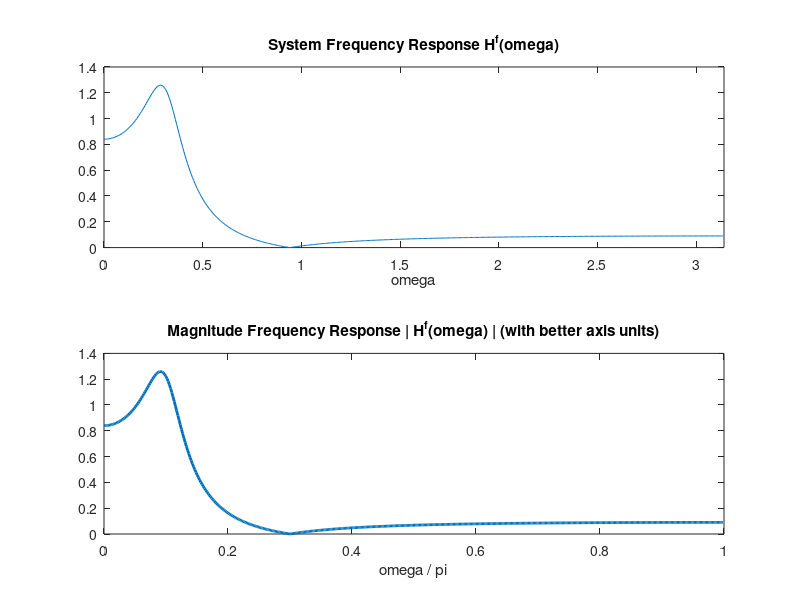
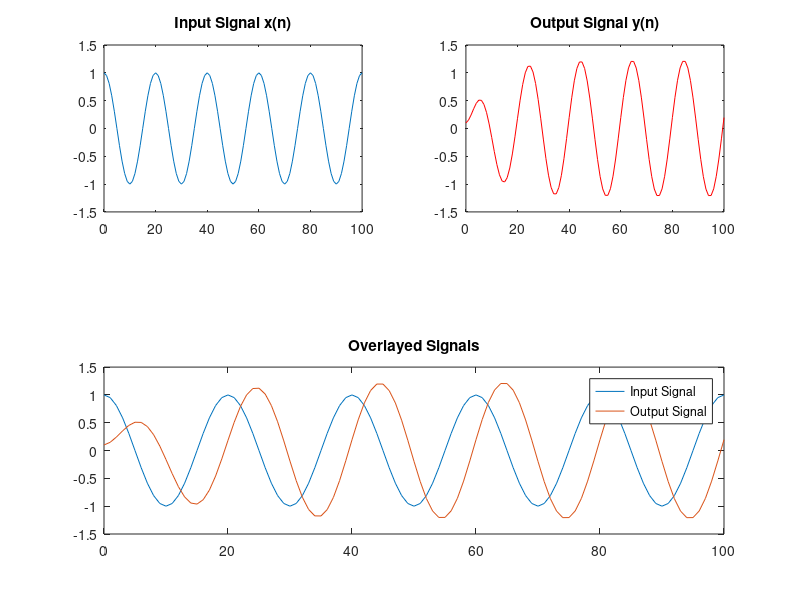
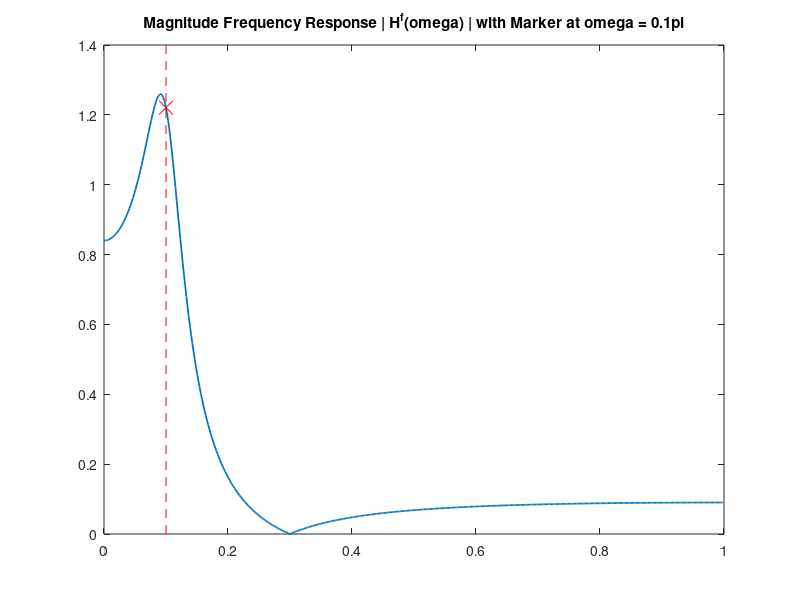
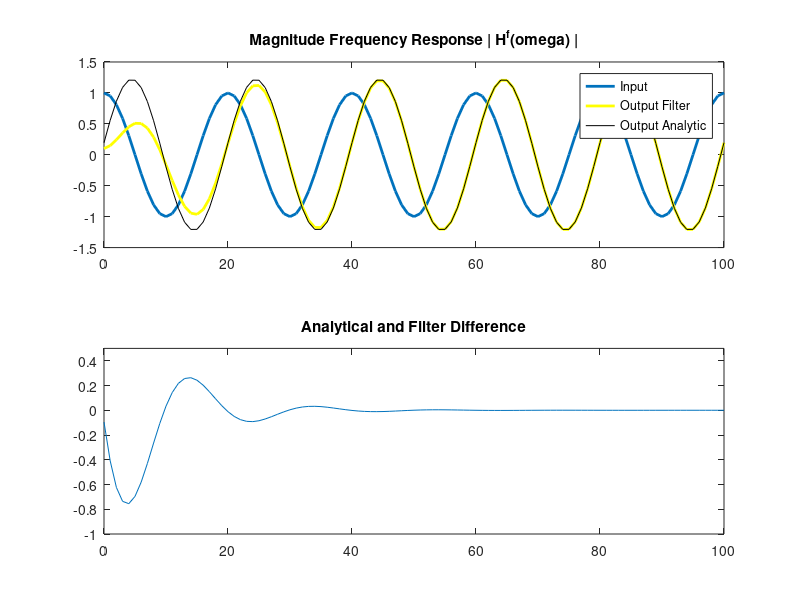

Recreate these plots in MATLAB, in order.
%% Mayank Vanjani
%  Lab 5: Frequency Responses
%  11/30/18
clear;
clc;

step = @(n, t) n >= t;
delta = @(n,t) n == t;
ramp = @(n,t) (n-t).*(n >= t);


%% 1 Transfer Function Derivation
%  y(n) = 0.1x(n) - 0.1176x(n-1) + 0.1x(n-2) + 1.7119y(n-1) - 0.81y(n-2)
%  y(n) - 1.7119y(n-1) + 0.81y(n-2) = 0.1x(n) - 0.1176x(n-1) + 0.1x(n-2) 
%  H(z) = Y(s)/X(s) = (0.1 - 0.1176s + 0.1s^2) / (1 - 1.7119s + 0.81s^2)


%% 2 Magnitude of Frequency Response
%  H(w) = H(z) at z = e^(jw) is discrete Fourier Transform
%  [H,w] = freqz(b,z) => H is frequency response and w is indices
%  w from [0,pi] becasue real so repetitive from pi to 2pi
%  Plot w / pi as freq response because easy to visualize

numerator = [0.1, -0.1176, 0.1];
denominator = [1, -1.7119, 0.81];
[H, w] = freqz(numerator,denominator);

figure(1); clf;
subplot(2,1,1);
plot(w, abs(H));
xlim( [0,pi] );
xlabel("\omega");
title("System Frequency Response H^f(\omega)");

subplot(2,1,2);
plot(w./pi, abs(H),"LineWidth",2);
xlim( [0,1] );
xlabel("\omega / \pi");
title("Magnitude Frequency Response | H^f(\omega) | (with better axis units)");


%% 3 Filtered Input to Output
%  Magnitude at 0.1pi is greater than 1 from previous
%  Results in scaled sinusoid wave (picture) becasue LTI system
%  Output is same freq with mag and phase shift at that frequency
%  If at 0.3pi then attenuated so output is 0 line
%  Slight problem in beginning of input and output sinusoid signal because
%   function we have is from 0 to infinity (not start at neg infinity) because
%   we show transient response of system since it takes time to input full
%   signal (steady state response is latter part and transient is beginning
%   where scaling is a little off because initially takes time to be
%   filtered but once whole signal is inside then its correct). From this,
%   we can see how the output signal y(n) will look like (predicted)
%  Same analysis but we are taking IIR so dies out at higher values (almost
%   0) but not quite. Still behaves like steady state response

n = 0:100;
x = cos( (0.1*pi) * n ) .* step(n,0);
y = filter(numerator,denominator,x);

figure(2); clf;
subplot(5,2,[1,3]);
plot(0:length(x)-1,x);
ylim( [-1.5,1.5] );
title("Input Signal x(n)");

subplot(5,2,[2,4]);
plot(0:length(y)-1,y,'r');
ylim( [-1.5,1.5] );
title("Output Signal y(n)");

subplot(5,2,[7,8,9,10]);
plot(0:length(x)-1,x);
hold on;
plot(0:length(y)-1,y);
hold off;
ylim( [-1.5,1.5] );
legend( {"Input Signal", "Output Signal"} );
title("Overlayed Signals");


%% 4 Evaluate at a Given \omega
%  Evaluate exactly, put mark at 0.1pi point of freq response
%  Evaluate H(z) polynomial exactly at given frequency using polyval

expt = exp(j*0.1*pi);
Hpoint = polyval(numerator,expt) / polyval(denominator,expt);

figure(3); clf;
plot(w./pi, abs(H), "Linewidth", 1.25);
hold on;
plot(0.1, abs(Hpoint), 'rx', "MarkerSize", 10);
line([0.1 0.1], [0 1.4], "Color", "red", "LineStyle", "--");
hold off;
title( "Magnitude Frequency Response | H^f(\omega) | with Marker at \omega = 0.1\pi" );


%% 5 Analytic vs. Filter
%  Same as 3 but pure sinusoid, no step function => mag and phase shift
%  Used filter function implementing difference equation and generate another
%   analytical output to compare (resulting in same graph)
%  After some time transient, filter and analytical are identical 
%  Analytical has no transient because continuous sinusoid
%  Filter has transient (above Q3) so plot difference in subplot
%  Observed that s(n) and y(n) are the same after transient dies out
%  Assume step function implicitley with filter because initial condition

n = 0:100;
x = cos(0.1*pi*n);
y = filter(numerator,denominator,x);
y2 = abs(Hpoint) .* cos( 0.1*pi*n + angle(Hpoint) );

figure(4); clf;
subplot(2,1,1);
plot(0:length(x)-1,x,"LineWidth",2);
hold on;
plot(0:length(y)-1,y,'y',"LineWidth",2);
plot(0:length(y)-1,y2,'k');
hold off;
ylim( [-1.5, 1.5] );
legend( {"Input", "Output Filter", "Output Analytic"} );
title("Magnitude Frequency Response | H^f(\omega) |");

subplot(2,1,2);
plot(0:length(y)-1,y-y2);
ylim( [-1, 0.5] );
title("Analytical and Filter Difference");


%% 6 Sinusoid Filter
%  Magnitude is 0 at point 0.3pi as seen from the zero on the unit circle
%  But theres step function so not exact zero because transient response
%  After dies out, steady state is 0 (predicted value of y(n))
%  See that the transient response for the filter initially behaves like a
%   cos wave and dies out eventually as you filter more values of the cos
%   wave which averages the integration to 0 => steady state = 0

n = 0:100;
x = cos( (0.3*pi) * n ) .* step(n,0);
y = filter(numerator,denominator,x);

figure(5); clf;
subplot(5,2,[1,3]);
plot(0:length(x)-1,x);
ylim( [-1.5,1.5] );
title("Input Signal x(n)");

subplot(5,2,[2,4]);
plot(0:length(y)-1,y,'r',"LineWidth",2);
ylim( [-0.5,0.5] );
title("Output Signal y(n)");

subplot(5,2,[7,8,9,10]);
plot(0:length(x)-1,x);
hold on;
plot(0:length(y)-1,y,"LineWidth",2);
hold off;
ylim( [-1.5,1.5] );
legend( {"Input Signal", "Output Signal"} );
title("Overlayed Signals");


%% 7 Pole-Zero Diagram
%  Zeros and poles from transfer function using partial fractions
%  Close to zero = dip; Close to pole = spike
%  ^^^ Close means w is close in terms of w*pi radians
%  If poles at 0, dont affect magnitude when w moves around unit circle
%   because distance always 1 (this only affects phase)
%  We can predict the frequency response from the polezero diagram by
%   looking at the placements of the poles and zeros. As mentioned before,
%   poles = spike and zeros = dips. If the zero is on the unit circle, then
%   there is a dip to 0 at that angle.

figure(6); clf;
zplane(numerator,denominator);
title("PoleZero Diagram for System");


%% 8 Sample Systems
%  Plot z-plane for all systems and predict freq response
%  Last one is close to unit circle so large peak
%  We can predict the transfer functions from the polezero diagram and vice
%   versa even if the graphs are mixed up (without calculations):

%  All of them have zeros at the origin which doesnt change anything since
%   nomatter the position on the unit circle changing with w, the distance
%   from the origin is the same
%  The first two are very similar except the poles are slightly closer
%   (respective to the unit circle or the value of w on the unit circle)
%   for the second one resulting in a sharper pole spike (point at w = pi is
%   closer to the poles increasing their effect)
%  The next two use the same effect so the second one has a larger spike due
%   to closer poles to the w = pi value
%  The last two clearly have poles at w = 0pi = 0 but the second one is
%   closer to the unit circle making its peak larger

[H1, w1] = freqz(1,[1 1.8 -0.9]);
[H2, w2] = freqz(1,[1 1.6 -0.72]);
[H3, w3] = freqz(1,[1 1.53 -0.9]);
[H4, w4] = freqz(1,[1 1.4 -0.72]);
[H5, w5] = freqz(1,[1 -0.85]);
[H6, w6] = freqz(1,[1 -0.95]);

figure(7); clf;
subplot(6,2,1);
plot(w1./pi, abs(H1), "LineWidth", 1.5);
%xlim( [0,1] );
subplot(6,2,2);
zplane(1,[1 1.8 -0.9]);

subplot(6,2,3);
plot(w2./pi, abs(H2), "LineWidth", 1.5);
%xlim( [0,1] );
subplot(6,2,4);
zplane(1,[1 1.6 -0.72]);

subplot(6,2,5);
plot(w3./pi, abs(H3), "LineWidth", 1.5);
%xlim( [0,1] );
subplot(6,2,6);
zplane(1,[1 1.53 -0.9]);

subplot(6,2,7);
plot(w4./pi, abs(H4), "LineWidth", 1.5);
%xlim( [0,1] );
subplot(6,2,8);
zplane(1,[1 1.4 -0.72]);

subplot(6,2,9);
plot(w5./pi, abs(H5), "LineWidth", 1.5);
%xlim( [0,1] );
subplot(6,2,10);
zplane(1,[1 -0.85]);

subplot(6,2,11);
plot(w6./pi, abs(H6), "LineWidth", 1.5);
%xlim( [0,1] );
subplot(6,2,12);
zplane(1,[1 -0.95]);


%% 9 Systems with Given Zeros and Poles
%  Semilog y for logscale in y axis, use plot if don't want log scale
%  Smaller second peak between 0.6 and 1 because farther from all
%   poles at 0.8pi versus at 0 (also this means 0.8pi or 0pi at UNIT CIRCLE)
%  First peak is larger because at 0pi = w, close to all 3 poles

poles = [ 0.8*exp(j*pi*0.2), 0.8*exp(-1j*pi*0.2), 0.7 ];
zeros = [ -1, exp(j*pi*0.6), exp(-j*pi*0.6) ];
num = poly( zeros );
denom = poly( poles );

[H9, w9] = freqz(num,denom);

n = 0:100;
x = delta(n,0);
h = filter(num,denom,x);

figure(8); clf;
subplot(2,2,1);
semilogy(w9./pi, abs(H9));
% plot(w9./pi, abs(H9));
title("| H^f(\omega) |");

subplot(2,2,2);
zplane(num,denom);
title("PoleZero Diagram");

subplot(2,2,[3 4]);
plot(0:length(x)-1,h);
title("Impulse Response h(n)");

% ------------------------- %
% New Poles
% ------------------------- %
poles = [ 0.98*exp(j*pi*0.2), 0.98*exp(-1j*pi*0.2), 0.7 ];
denom = poly( poles );

[H9, w9] = freqz(num,denom);

h = filter(num,denom,x);

figure(9); clf;
subplot(2,2,1);
semilogy(w9./pi, abs(H9));
% plot(w9./pi, abs(H9));
title("| H^f(\omega) | With New Poles");

subplot(2,2,2);
zplane(num,denom);
title("PoleZero Diagram With New Poles");

subplot(2,2,[3 4]);
plot(0:length(x)-1,h);
title("Impulse Response h(n) With New Poles");

